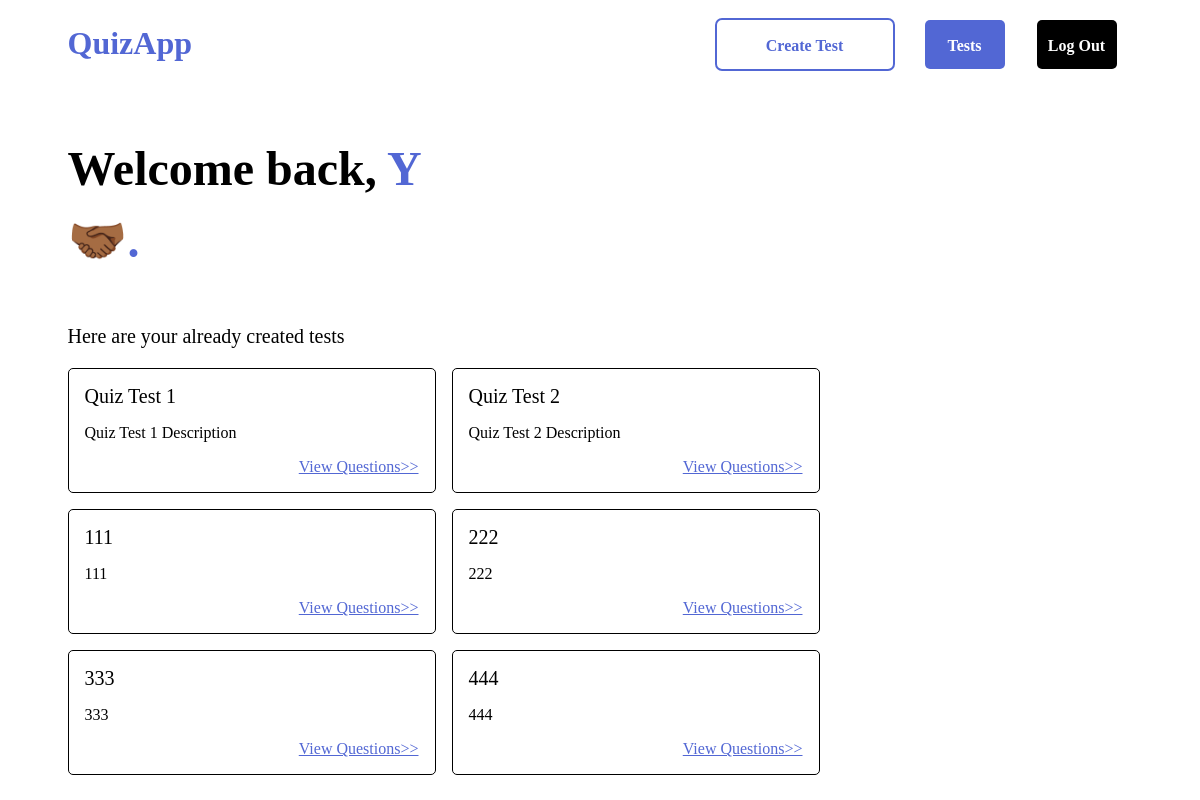
The page / (signed in) on the database as committed earlier.
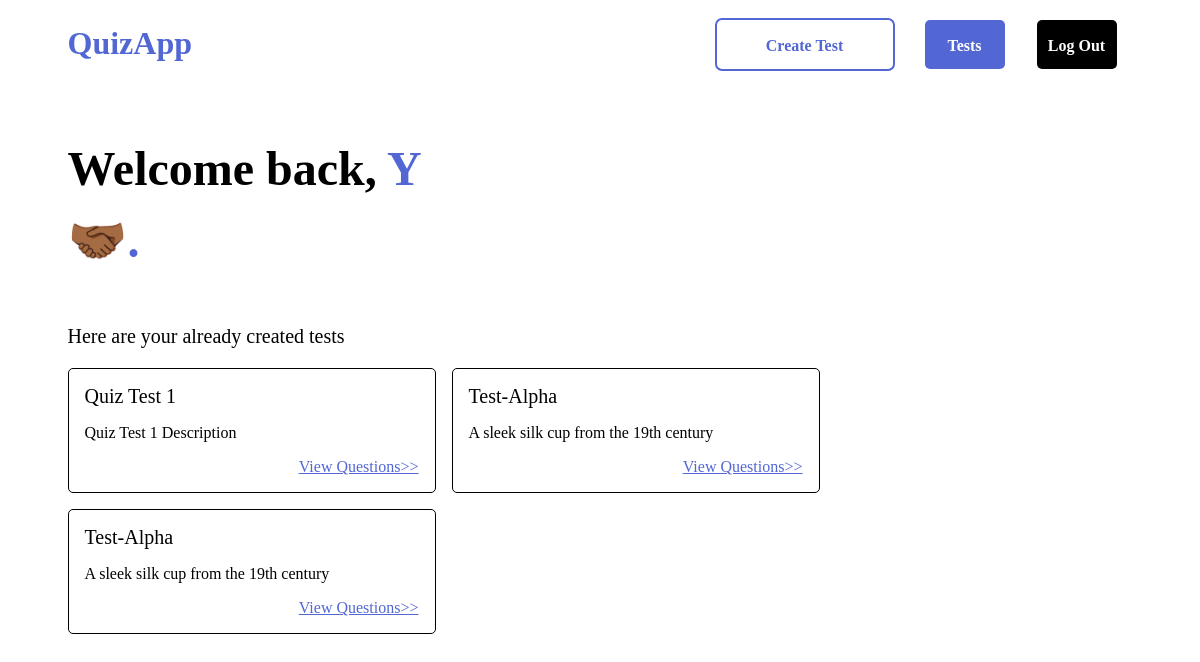
The same page on the database as committed later.
### QuizApp/models.py (models this page shows)
class Quiz(models.Model):
    user = models.ForeignKey(User, on_delete=models.CASCADE)
    title = models.CharField(max_length=200)
    description = models.CharField(max_length=1000)

### QuizApp/views.py (the view)
# urls.py: path('', views.index, name='index'),
def index(request):
    try:
        user_id=request.user.id
        if user_id is not None:
            q = Quiz.objects.filter(user=user_id)
            return render(request, "quizapp/index.html", {
                'tests': q
            })
        return render(request, "quizapp/landingpage.html")
    except:
        return render(request, "quizapp/landingpage.html")

### QuizApp/templates/QuizApp/index.html
{% extends "quizapp/layout.html" %}
{% block body %}
    {% if tests %}
        <p class="h1">Welcome back, <span>{{user}} 🤝🏾.</span></p>
        <p class="h1f">Here are your already created tests</p>
        <div class="item-container">
            {% for test in tests %}
                <div class="item">
                    <h3>{{test.title}}</h3>
                    <p>{{test.description}}</p>
                    <a href="{% url 'tests' test.id%}">View Questions>></a>
                </div>
            {% endfor %}
        </div>
    {% else %}
        <p class="h1">Welcome, <span>{{user}} 🤝🏾.</span></p>
        <p class="h1nf">You haven't created any tests</p>
    {% endif %}
{% endblock %}

Rows that differ between the two databases and show on the page:
removed Quiz: title "Quiz Test 2", description "Quiz Test 2 Description"
removed Quiz: title "111", description "111"
removed Quiz: title "222", description "222"
removed Quiz: title "333", description "333"
removed Quiz: title "444", description "444"
added Quiz: title "Test-Alpha", description "A sleek silk cup from the 19th century"
added Quiz: title "Test-Alpha", description "A sleek silk cup from the 19th century"
